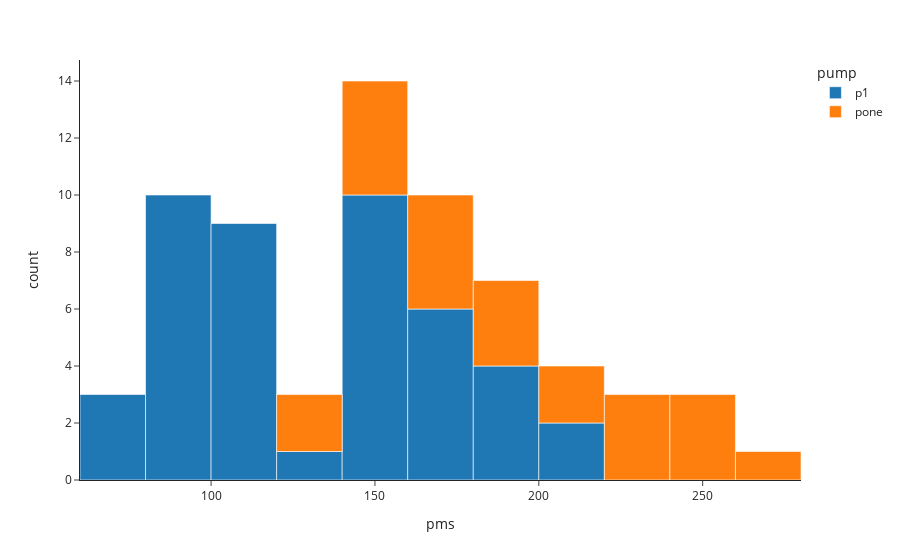

The notebook cell this image was saved under:
### Markdown cell above
The chart below is the distribution of the petrol liters sold daily colored with the number of the pump.  in the p1 pump, 80-160 liters were the most frequent numbers in the dataset. also in pone pump, 240-200 liters were the most frequent. none of the pumps has reached a 300 liters in this dataset.

### Code cell
px.histogram(data , x = 'pms', template = 'simple_white',  color = 'pump')

### Figure 1 — Plotly figure (JSON) as saved in the notebook; plotly's stock layout.template omitted (floating-point values rounded to 4 significant figures)
{"data": [{"alignmentgroup": "True", "bingroup": "x", "hovertemplate": "pump=p1<br>pms=%{x}<br>count=%{y}<extra></extra>", "legendgroup": "p1", "marker": {"color": "#1F77B4", "pattern": {"shape": ""}}, "name": "p1", "offsetgroup": "p1", "orientation": "v", "showlegend": true, "type": "histogram", "x": [102.7, 193.1, 79.54, 182.8, 89.14, 182.7, 82.93, 155.2, 109.2, 165.8, 109.8, 173.6, 102.8, 159, 76.8, 183.5, 92.24, 159.1, 90.33, 169.8, 118.2, 159.4, 75.84, 153.2, 92.73, 144.7, 104.8, 149.0, 80, 200.5, 105.4, 147.5, 84.75, 140.9, 99.98, 166.8, 105.0, 206.6, 129.8, 147.5, 95.29, 173.7, 119.0, 161.9, 86.44], "xaxis": "x", "yaxis": "y"}, {"alignmentgroup": "True", "bingroup": "x", "hovertemplate": "pump=pone<br>pms=%{x}<br>count=%{y}<extra></extra>", "legendgroup": "pone", "marker": {"color": "#FF7F0E", "pattern": {"shape": ""}}, "name": "pone", "offsetgroup": "pone", "orientation": "v", "showlegend": true, "type": "histogram", "x": [146.7, 224.9, 256.9, 212.8, 275.9, 252.8, 220.8, 233.9, 177.7, 170.4, 158.3, 191.5, 243.4, 128.0, 203.0, 185.2, 132.5, 148.0, 156.8, 194.1, 160.4, 163.5], "xaxis": "x", "yaxis": "y"}], "layout": {"barmode": "relative", "legend": {"title": {"text": "pump"}, "tracegroupgap": 0}, "margin": {"t": 60}, "xaxis": {"anchor": "y", "domain": [0, 1], "title": {"text": "pms"}}, "yaxis": {"anchor": "x", "domain": [0, 1], "title": {"text": "count"}}}}
